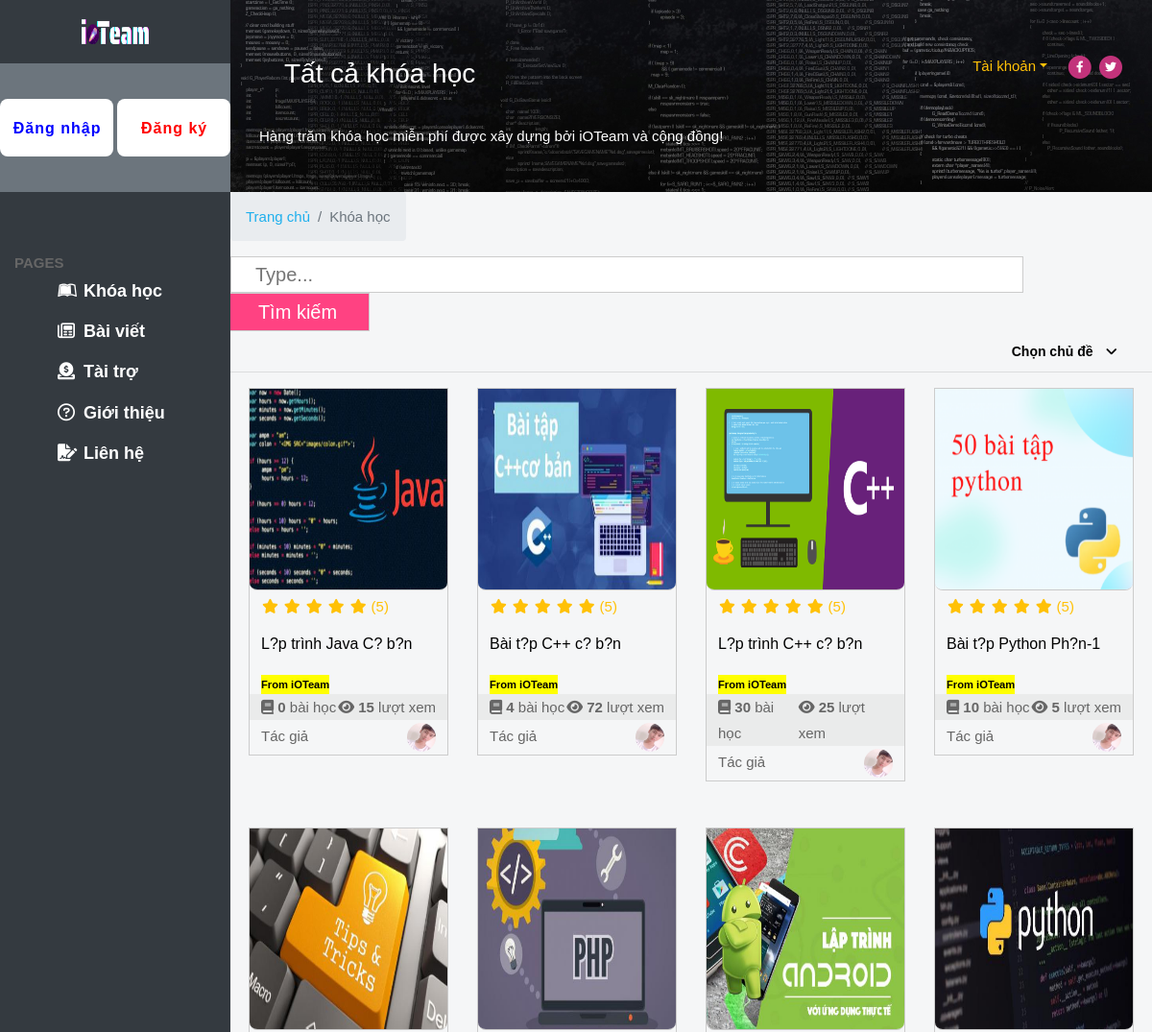
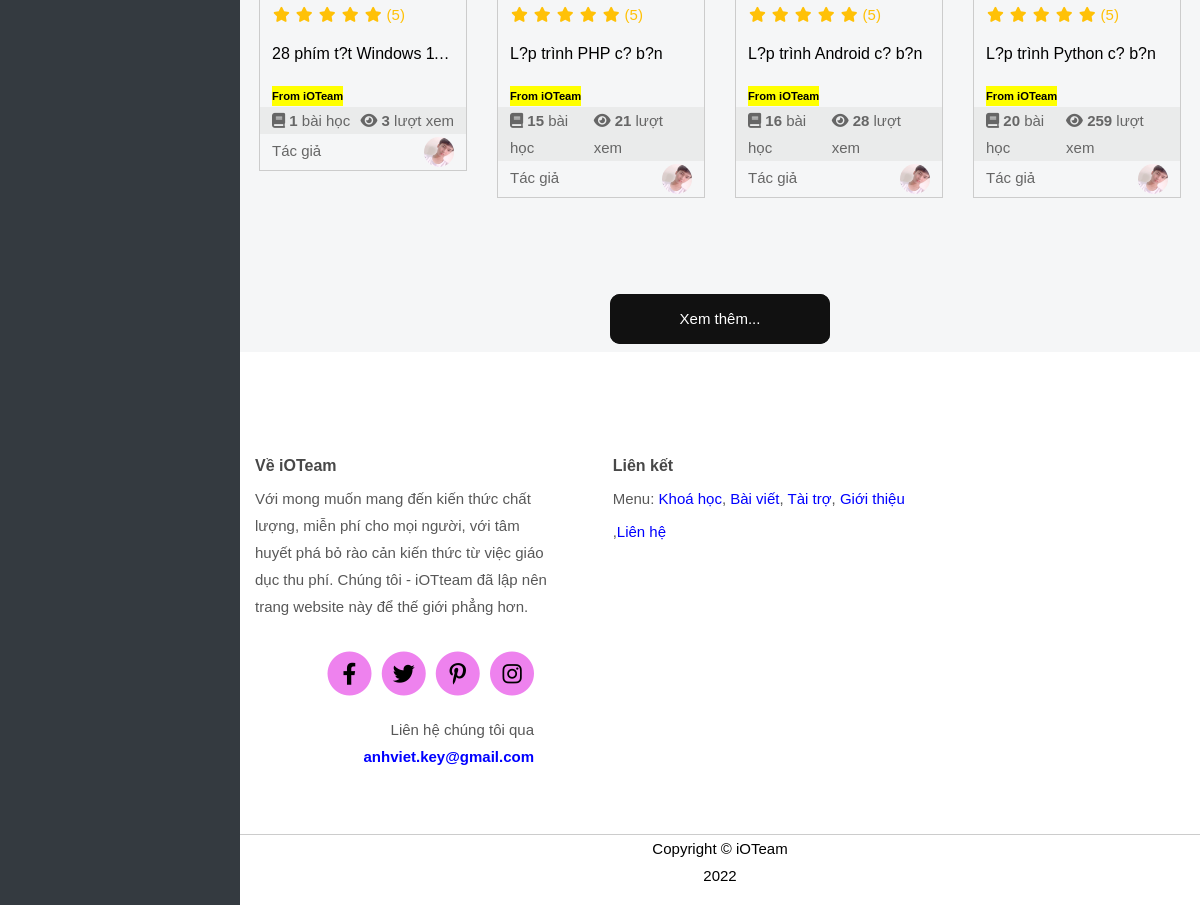
The page /learn.php on the database its author committed (2 pictures, top to bottom).
### tables this page shows
CREATE TABLE IF NOT EXISTS `categorysub` (
  `idsub` int(11) NOT NULL AUTO_INCREMENT,
  `iddm` int(11) NOT NULL,
  `tensub` varchar(255) DEFAULT NULL,
  `mota` text,
  `anhnd` varchar(255) DEFAULT NULL,
  `so_luot_xem` int(11) DEFAULT '0',
  `sl_bai` int(11) DEFAULT NULL,
  PRIMARY KEY (`idsub`) USING BTREE,
  KEY `iddm` (`iddm`) USING BTREE
);

### model/helper.php (called while the page is built, shortened)
<?php
    class Database{
        private static $dsn = 'mysql:host=localhost;dbname=learn;charset=utf8';
        private static $username = "root";
        private static $password = "";
        private static $con = null;
        public static function db_connect()
     {
         try{
            if(is_null(self::$con))
            {
               self::$con = new PDO(self::$dsn,self::$username,self::$password);
               self::$con->setAttribute(PDO::ATTR_ERRMODE,PDO::ERRMODE_WARNING);
            }
         }catch(PDOException $e)
         {
           $error_message = $e->getMessage();
           include_once('../errors/database_error.php');
         }
     }
        public static function db_get_list($sql = '')
     {
        if(!is_null(self::$con))
        {
           $result = self::$con->prepare($sql);
           $result->execute();
           if($result->rowCount() > 0)
           {
              $rows = $result->fetchAll();
              return $rows;
           }
        }
        return false;
     }
    }

### view/common/layout/main/khoahoc.php (the view, shortened to what this page needs)
<?php
$sql = "select * from categorysub order by idsub DESC";
$listsub = Database::db_get_list($sql);
?>
<body>
    <div id="colorlib-main">
        <div class="row">
            <div class="col-12">
                <div class="bg-images" style="background-image:url(public/user/assets/img/code.jpg);">
                    <h3 class="title-heading">Tất cả khóa học</h3>
                    <p class="title-heading">Hàng trăm khóa học miễn phí được xây dựng bởi iOTeam và cộng đồng!</p>
                </div>
            </div>
            <div class="breadcrumb-area">
                <div class="container">
                    <div class="row">
                        <div class="col-12">
                            <div class="breadcrumb-wrap">
                                <nav aria-label="breadcrumb">
                                    <ul class="breadcrumb">
                                        <li class="breadcrumb-item"><a href="index.php">Trang chủ</a></li>
                                        <li class="breadcrumb-item active" aria-current="page">Khóa học</li>
                                    </ul>
                                </nav>
                            </div>
                        </div>
                    </div>
                </div>
            </div>
        </div>
        <div class="container">
            <div class="row">
                <div class="boxx">
                    <form action="?c=TKiem" method="POST">
                        <input type="text" placeholder="Type..." name="tukhoa" required>
                        <input type="submit" value="Tìm kiếm" name="Timkiem">
                    </form>
                </div>
                <div class="col-12" style="text-align: right;">
                    <div class="dropdownmenu">
                        <span onclick="btnToggle()" class="dropbutton">
                            Chọn chủ đề<i class=" dropbutton fas fa-angle-down"></i>
                        </span>
                    </div>
                </div>
            </div>
        </div>
        <hr style="margin-top: 0!important;">
        <div class="row mb-5 ml-1 mr-1">
            <?php
            if (!empty($listsub))
                foreach ($listsub as $rows) :
            ?>
            <div class="col col-xl-3 col-lg-4 col-md-6 grid mb-5">
                <div class="grid-front">
                    <div class="con_tai_ner">
                        <img class="grid-thumbnail" src="uploads/<?php echo $rows['anhnd']; ?>" alt=""
                            style="width:640px;height:210px;object-fit:revert;">
                    </div>
                    <a href='?c=listvideo&id=<?php echo $rows["idsub"] ?>' title="<?php echo $rows['tensub'] ?>">
                        <div class="pd--sub">
                            <div class="text-warning font-size-sm">
                                <i class="fa fa-fw fa-star"></i>
                                <i class="fa fa-fw fa-star"></i>
                                <i class="fa fa-fw fa-star"></i>
                                <i class="fa fa-fw fa-star"></i>
                                <i class="fa fa-fw fa-star"></i>
                                (5)
                            </div>
                            <p class="grid-name"><?php echo $rows['tensub'] ?></p>
                    </a>
                    <div class="btn__logo--iOTeam">From iOTeam</div>
                    <div class="grid-stats">
                        <p class="viewers"><i class="fas fa-book"></i> <b><?php echo $rows["sl_bai"] ?></b> bài học</p>
                        <p class="viewers"><i class="fas fa-eye"></i> <b><?php echo $rows["so_luot_xem"] ?></b> lượt xem
                        </p>
                    </div>
                    <div class="team--author">
                        <span>Tác giả</span>
                        <p class="icon--author" title="Nguyễn Anh Việt"><img class="img-boder"
                                src="public/user/assets/img/beauty.jpeg"></p>
                    </div>
                </div>
            </div>
        </div>
        <?php endforeach; ?>
    <div class="d-flex-center">
        <button class="btn-more glow-on-hover mb-2" type="button">Xem thêm...</button>
    </div>
</body>

### rows shown on the page
categorysub: anhnd (picture), tensub "L?p trình Java C? b?n", sl_bai "0", so_luot_xem "15"
categorysub: anhnd (picture), tensub "Bài t?p C++ c? b?n", sl_bai "4", so_luot_xem "72"
categorysub: anhnd (picture), tensub "L?p trình C++ c? b?n", sl_bai "30", so_luot_xem "25"
categorysub: anhnd (picture), tensub "Bài t?p Python Ph?n-1", sl_bai "10", so_luot_xem "5"
categorysub: anhnd (picture), tensub "28 phím t?t Windows 1…", sl_bai "1", so_luot_xem "3"
categorysub: anhnd (picture), tensub "L?p trình PHP c? b?n", sl_bai "15", so_luot_xem "21"
categorysub: anhnd (picture), tensub "L?p trình Android c? b?n", sl_bai "16", so_luot_xem "28"
categorysub: anhnd (picture), tensub "L?p trình Python c? b?n", sl_bai "20", so_luot_xem "259"
